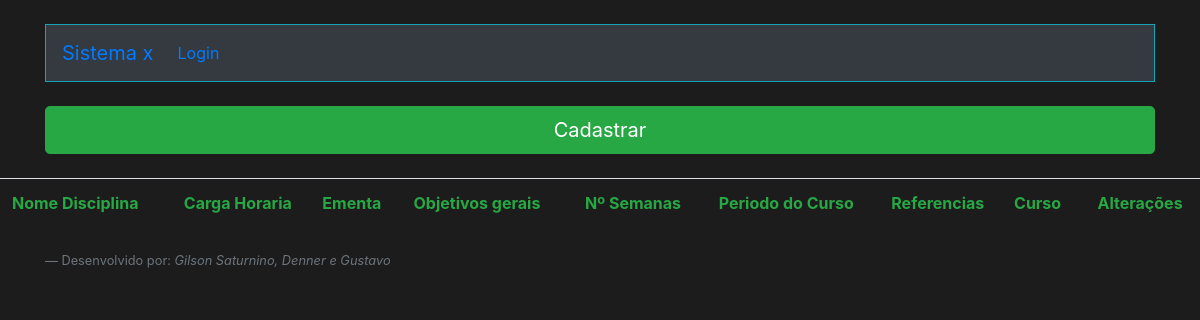
/ListarDisciplina.php, run on an earlier commit of the app's database.
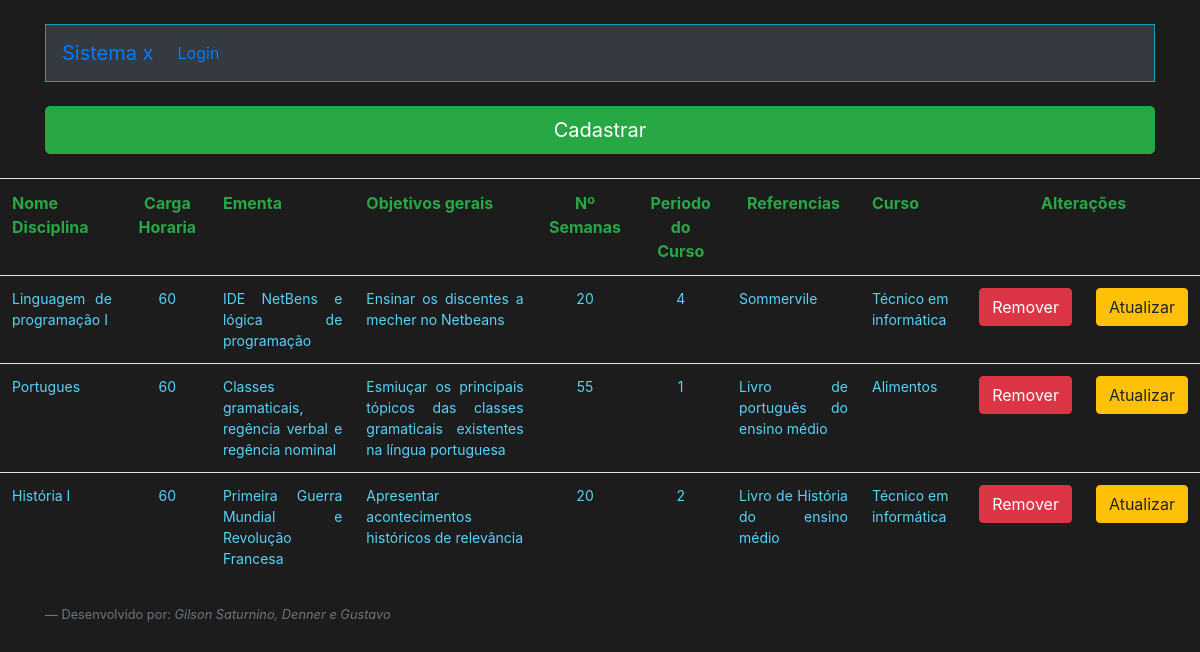
And on a later commit of the database.
### tables this page shows
CREATE TABLE `disciplina` (
  `id_disciplina` int(11) NOT NULL,
  `nome_disciplina` varchar(255) NOT NULL,
  `carga_horaria` int(11) NOT NULL,
  `ementa` varchar(255) NOT NULL,
  `objetivosG` varchar(255) NOT NULL,
  `numero_semanas` int(11) NOT NULL,
  `periodo_curso` int(11) NOT NULL,
  `referencias` varchar(255) NOT NULL,
  `id_curso` int(11) NOT NULL
);

CREATE TABLE `curso` (
  `id_curso` int(11) NOT NULL,
  `nome_curso` varchar(255) NOT NULL,
  `descricao_curso` varchar(255) NOT NULL
);

### ListarDisciplina.php (the view, shortened to what this page needs)
<!doctype html>
<html lang="en">
<head>
    <link rel="stylesheet" href="https://stackpath.bootstrapcdn.com/bootstrap/4.4.1/css/bootstrap.min.css"
>
</head>
<body style="background-color: #1C1C1C;">
    <div class="container">
        <?php
    require_once("Cabecalho.php");
    require_once("Conexao.php");
    $sql = "select * from disciplina";
    $resultadoSql = mysqli_query($conexao, $sql);
    $vetorUmregistro = mysqli_fetch_assoc($resultadoSql);
    $vetorTodosregistro = array();
    while($vetorUmregistro != null){
         array_push($vetorTodosregistro, $vetorUmregistro);
         $vetorUmregistro = mysqli_fetch_assoc($resultadoSql);
        }
?>
         <a type="submit" class="btn btn-success btn-lg btn-block mt-4" href="FormDisc.php" role="button">Cadastrar</a>
         </div>
        <table class="table mt-4">
            <tr>
                <th class="text-success text-justify">Nome Disciplina</th>
                <th class="text-success text-center">Carga Horaria</th>
                <th class="text-success text-justify">Ementa</th>
                <th class="text-success text-justify">Objetivos gerais</th>
                <th class="text-success text-center">Nº Semanas</th>
                <th class="text-success text-center">Periodo do Curso</th>
                <th class="text-success text-center">Referencias</th>
                <th class="text-success text-justify">Curso</th>
                <th colspan="2" class="text-success text-center">Alterações</th>
            </tr>
            <?php
        foreach ($vetorTodosregistro as $umRegistro){
    ?>
            <tr>
                <td class="text-justify"><?=$umRegistro["nome_disciplina"];?></td>
                <td class="text-center"><?=$umRegistro["carga_horaria"];?></td>
                <td class="text-justify"><?=$umRegistro["ementa"];?></td>
                <td class="text-justify"><?=$umRegistro["objetivosG"];?></td>
                <td class="text-center"><?=$umRegistro["numero_semanas"];?></td>
                <td class="text-center"><?=$umRegistro["periodo_curso"];?></td>
                <td class="text-justify"><?=$umRegistro["referencias"];?></td>
                <td>
                    <?php
                    $idC =$umRegistro["id_curso"];
                    $sql = "select nome_curso from curso  where id_curso = $idC";
                    $resultadoSql = mysqli_query($conexao, $sql);
                    $vetorUmregistro = mysqli_fetch_assoc($resultadoSql);
                    echo $vetorUmregistro["nome_curso"];
                ?>
                </td>
                <td>
                    <form action="RemoverDisciplina.php" method="POST">
                        <button type="submit" class="btn btn-danger">Remover</button>
                    </form>
                </td>
                <td>
                    <form action="FormDisc.php" method="POST">
                        <button type="submit" class="btn btn-warning">Atualizar</button>
                    </form>
                </td>
            </tr>
            <?php
        }
    ?>
        </table>
    <?php require_once("Footer.php");
        ?>
</body>
</html>

### Cabecalho.php (shortened to what this page needs)
<!doctype html>
<html lang="en">
<head>
    <link rel="stylesheet" href="https://stackpath.bootstrapcdn.com/bootstrap/4.4.1/css/bootstrap.min.css"
>
</head>
<body>
    <nav class="navbar navbar-expand-lg  bg-dark border border-info mt-4">
        <a class="navbar-brand" href="index.php">Sistema x</a>
        <div class="collapse navbar-collapse" id="navbarNavDropdown">
            <ul class="navbar-nav">
                <?php
                if(isset($_SESSION["nome"])){
                    if($_SESSION["perfil"]=="Coordenador"){
                 ?>
                <li class="nav-item">
                    <a class="nav-link" href="ListarCurso.php">Cursos</a>
                </li>
                <li class="nav-item">
                    <a class="nav-link" href="ListarDisciplina.php">Disciplina </a>
                </li>
                <li class="nav-item">
                    <a class="nav-link" href="FormCadastro.php">Adicionar membro</a>
                </li>
                <?php
                }if($_SESSION["perfil"]=="Docente"){
                        ?>
                        <li class="nav-item dropdown">
                        <a class="nav-link dropdown-toggle" href="#" id="navbarDropdown" role="button"
                        data-toggle="dropdown" aria-haspopup="true" aria-expanded="false">
                        Planos de Ensino
                        </a>
                        <div class="dropdown-menu" aria-labelledby="navbarDropdown">
                        <a class="dropdown-item" href="FormPlano.php">Novo plano</a>
                        <a class="dropdown-item" href="ListarPlano.php">Meus planos</a>
                    </li>
                <?php
                }if($_SESSION["perfil"]=="Discente do Colegiado"){
                            ?>
                <li class="nav-item">
                    <a class="nav-link" href="#">Chorar</a>
                </li>
                <?php
                }if($_SESSION["perfil"]=="Pedagogo"){
                            ?>
                <li class="nav-item">
                    <a class="nav-link" href="#">Ajudar</a>
                </li>
                <?php
                }
                }else{ ?>
                <li class="nav-item">
                    <a class="nav-link" href="Login.php">Login</a>
                </li>
                <?php }?>
            </ul>
        </div>
    </nav>
</body>
</html>

### Footer.php (shortened to what this page needs)
<!doctype html>
<html lang="en">
<head>
    <link rel="stylesheet" href="https://stackpath.bootstrapcdn.com/bootstrap/4.4.1/css/bootstrap.min.css"
>
</head>
<body>
    <div class="container mt-4">
        <div class="row">
            <div class="col-md-12">
            <footer class="blockquote-footer">Desenvolvido por:  <cite title="Source Title">Gilson Saturnino, Denner e Gustavo</cite></footer>
            </div>
        </div>
    </div>
</body>
</html>

### ListarDisciplina.php (style rules this page uses)
td { color:#58D3F7; font-size: 14px; }

What changed in the data, as far as the page shows it:
added disciplina: nome_disciplina "Linguagem de programação I", carga_horaria "60", ementa "IDE NetBens e lógica de programação", objetivosG "Ensinar os discentes a mecher no Netbeans", numero_semanas "20", periodo_curso "4", referencias "Sommervile", id_curso.nome_curso "Técnico em informática"
added disciplina: nome_disciplina "Portugues", carga_horaria "60", ementa "Classes gramaticais, regência verbal e regência nominal", objetivosG "Esmiuçar os principais tópicos das classes gramaticais existentes na língua portuguesa", numero_semanas "55", periodo_curso "1", referencias "Livro de português do ensino médio", id_curso.nome_curso "Alimentos"
added disciplina: nome_disciplina "História I", carga_horaria "60", ementa "Primeira Guerra Mundial e Revolução Francesa", objetivosG "Apresentar acontecimentos históricos de relevância", numero_semanas "20", periodo_curso "2", referencias "Livro de História do ensino médio", id_curso.nome_curso "Técnico em informática"
